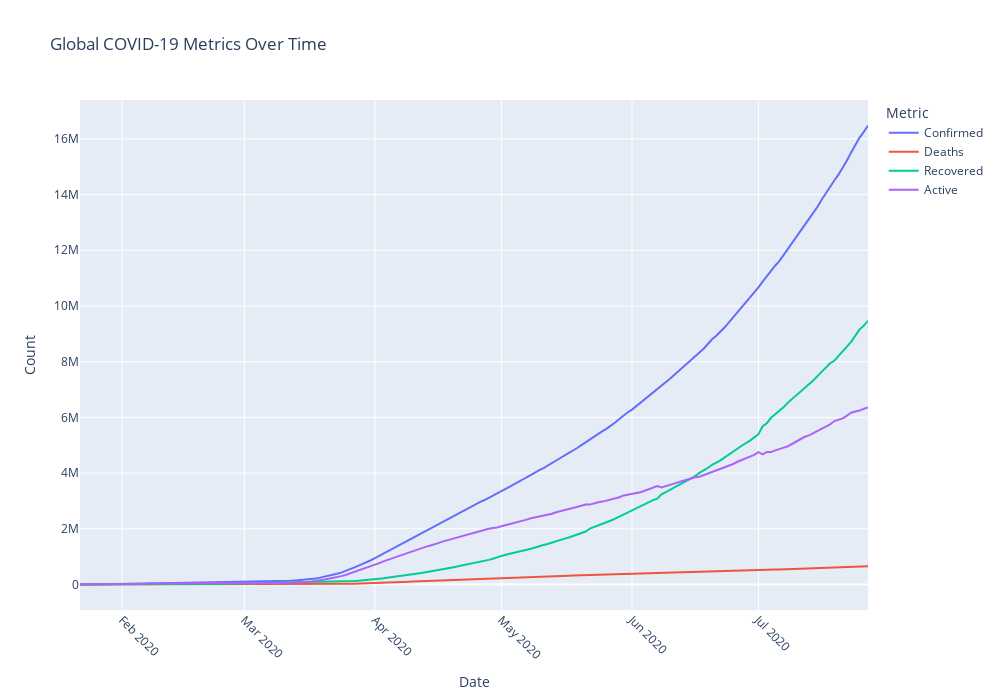

The code cell stored with this chart in its notebook:
### Code cell
fig_global_line = px.line(
    global_data,
    x='Date',
    y=['Confirmed', 'Deaths', 'Recovered', 'Active'],
    labels={'value': 'Count', 'Date': 'Date', 'variable': 'Metric'},
    title='Global COVID-19 Metrics Over Time'
)

# Customize the layout
fig_global_line.update_layout(
    xaxis_title='Date',
    yaxis_title='Count',
    legend_title='Metric',
    xaxis_tickangle=45,
    width=1000,  
    height=700,
)

fig_global_line.show()

### Figure 1 — Plotly figure (JSON) as saved in the notebook; plotly's stock layout.template omitted (floating-point values rounded to 4 significant figures; data arrays with more than 128 entries replaced by an {"elided": "..."} marker saying what was removed)
{"data": [{"hovertemplate": "Metric=Confirmed<br>Date=%{x}<br>Count=%{y}<extra></extra>", "legendgroup": "Confirmed", "line": {"color": "#636efa", "dash": "solid"}, "marker": {"symbol": "circle"}, "mode": "lines", "name": "Confirmed", "orientation": "v", "showlegend": true, "type": "scatter", "x": {"elided": "188 str values"}, "xaxis": "x", "y": {"elided": "188 int values"}, "yaxis": "y"}, {"hovertemplate": "Metric=Deaths<br>Date=%{x}<br>Count=%{y}<extra></extra>", "legendgroup": "Deaths", "line": {"color": "#EF553B", "dash": "solid"}, "marker": {"symbol": "circle"}, "mode": "lines", "name": "Deaths", "orientation": "v", "showlegend": true, "type": "scatter", "x": {"elided": "188 str values"}, "xaxis": "x", "y": {"elided": "188 int values"}, "yaxis": "y"}, {"hovertemplate": "Metric=Recovered<br>Date=%{x}<br>Count=%{y}<extra></extra>", "legendgroup": "Recovered", "line": {"color": "#00cc96", "dash": "solid"}, "marker": {"symbol": "circle"}, "mode": "lines", "name": "Recovered", "orientation": "v", "showlegend": true, "type": "scatter", "x": {"elided": "188 str values"}, "xaxis": "x", "y": {"elided": "188 int values"}, "yaxis": "y"}, {"hovertemplate": "Metric=Active<br>Date=%{x}<br>Count=%{y}<extra></extra>", "legendgroup": "Active", "line": {"color": "#ab63fa", "dash": "solid"}, "marker": {"symbol": "circle"}, "mode": "lines", "name": "Active", "orientation": "v", "showlegend": true, "type": "scatter", "x": {"elided": "188 str values"}, "xaxis": "x", "y": {"elided": "188 int values"}, "yaxis": "y"}], "layout": {"height": 700, "legend": {"title": {"text": "Metric"}, "tracegroupgap": 0}, "title": {"text": "Global COVID-19 Metrics Over Time"}, "width": 1000, "xaxis": {"anchor": "y", "autorange": true, "domain": [0, 1], "range": ["2020-01-22", "2020-07-27"], "tickangle": 45, "title": {"text": "Date"}, "type": "date"}, "yaxis": {"anchor": "x", "autorange": true, "domain": [0, 1], "range": [-915600.0, 17400000.0], "title": {"text": "Count"}, "type": "linear"}}}
